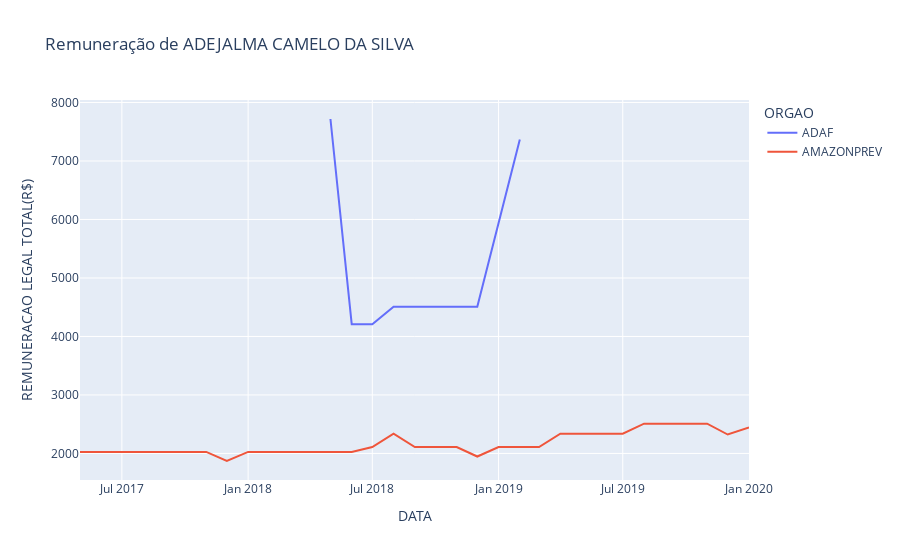

Notebook code for this chart:
### Markdown cell above
### Busca de servidores duplicados (Ano e Nome)

### Code cell
ano = 2018
# serv_id = 36
nome = 'ADEJALMA CAMELO DA SILVA'
registros_serv = rem_serv.loc[(rem_serv.NOME == nome), :]
fig = px.line(registros_serv, title='Remuneração de '+nome, y='REMUNERACAO LEGAL TOTAL(R$)', x='DATA', color='ORGAO')
# fig = px.line(registros_serv, title='Remuneração de '+nomfes[serv_id]+', 2018', y='FUNCAO', x='ANO', color='ORGAO')
# teste = rem_serv.loc[(rem_serv.NOME == nomes[12]) & (rem_serv.ANO == ano), :]
# fig = px.line(teste, y='REMUNERACAO LEGAL TOTAL(R$)', x='MES', color='ORGAO')

fig.show()
registros_serv

### Figure 1 — Plotly figure (JSON) as saved in the notebook; plotly's stock layout.template omitted (floating-point values rounded to 4 significant figures)
{"data": [{"hoverlabel": {"namelength": 0}, "hovertemplate": "ORGAO=ADAF<br>DATA=%{x}<br>REMUNERACAO LEGAL TOTAL(R$)=%{y}", "legendgroup": "ADAF", "line": {"color": "#636efa", "dash": "solid"}, "mode": "lines", "name": "ADAF", "showlegend": true, "type": "scatter", "x": ["2018-05-01", "2018-06-01", "2018-07-01", "2018-08-01", "2018-09-01", "2018-10-01", "2018-11-01", "2018-12-01", "2019-02-01"], "xaxis": "x", "y": [7718.0, 4210.0, 4210.0, 4510.0, 4510.0, 4510.0, 4510.0, 4510.0, 7367.0], "yaxis": "y"}, {"hoverlabel": {"namelength": 0}, "hovertemplate": "ORGAO=AMAZONPREV<br>DATA=%{x}<br>REMUNERACAO LEGAL TOTAL(R$)=%{y}", "legendgroup": "AMAZONPREV", "line": {"color": "#EF553B", "dash": "solid"}, "mode": "lines", "name": "AMAZONPREV", "showlegend": true, "type": "scatter", "x": ["2017-05-01", "2017-06-01", "2017-07-01", "2017-08-01", "2017-09-01", "2017-10-01", "2017-11-01", "2017-12-01", "2018-01-01", "2018-02-01", "2018-03-01", "2018-04-01", "2018-05-01", "2018-06-01", "2018-07-01", "2018-08-01", "2018-09-01", "2018-10-01", "2018-11-01", "2018-12-01", "2019-01-01", "2019-02-01", "2019-03-01", "2019-04-01", "2019-05-01", "2019-06-01", "2019-07-01", "2019-08-01", "2019-09-01", "2019-10-01", "2019-11-01", "2019-12-01", "2020-01-01"], "xaxis": "x", "y": [2027.0, 2027.0, 2027.0, 2027.0, 2027.0, 2027.0, 2027.0, 1871, 2027.0, 2027.0, 2027.0, 2027.0, 2027.0, 2027.0, 2110.0, 2339.0, 2110.0, 2110.0, 2110.0, 1947.0, 2110.0, 2110.0, 2110.0, 2337.0, 2337.0, 2337.0, 2337.0, 2509.0, 2509.0, 2509.0, 2509.0, 2323.0, 2443.0], "yaxis": "y"}], "layout": {"legend": {"title": {"text": "ORGAO"}, "tracegroupgap": 0}, "title": {"text": "Remuneração de ADEJALMA CAMELO DA SILVA"}, "xaxis": {"anchor": "y", "domain": [0, 1], "title": {"text": "DATA"}}, "yaxis": {"anchor": "x", "domain": [0, 1], "title": {"text": "REMUNERACAO LEGAL TOTAL(R$)"}}}}
